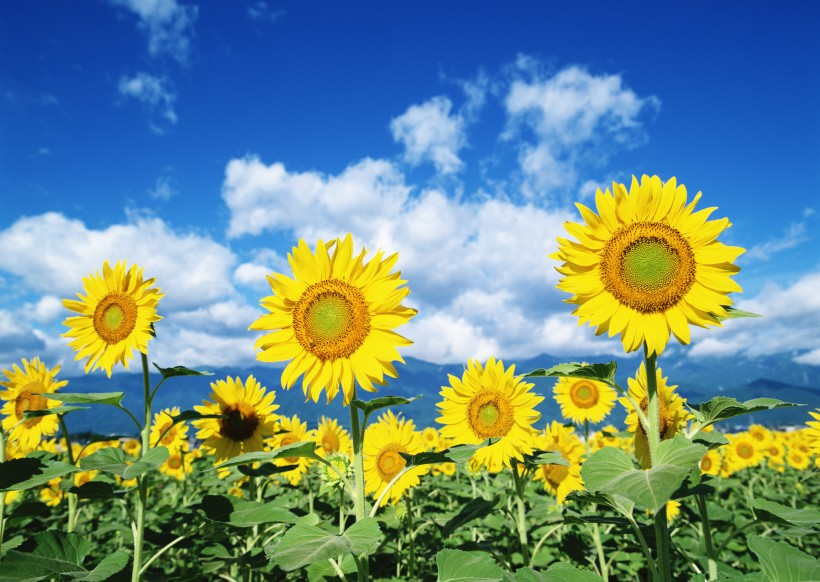
//> input picture OpenCVTest/OpenCVTest/images/sunflower.jpg, 820 x 582 px
$ ./main   (built with g++ and OpenCV 4)
//> lines starting //> are read from the running program, lines starting //| are printed output that depends on the picture
### OpenCVTest/OpenCVTest/main.h
#pragma once

int NewFunction(char* argv[], bool& retflag);

### OpenCVTest/OpenCVTest/resize.h
#pragma once
#include<opencv.hpp>
#include<iostream>
using namespace std;
using namespace cv;


Mat resizeHalf(Mat srcImage);

### OpenCVTest/OpenCVTest/sift.h
#pragma once
#include<opencv2/opencv.hpp>
#include<iostream>
#include"blur.h"
#include"sharpening.h"
#include"resize.h"

using namespace cv;
using namespace std;

void mySift(Mat srcImage, Mat& resultImage, int featureLevel);

### OpenCVTest/OpenCVTest/harris.h
#pragma once
#include"blur.h"
#include"canny.h"
#include"harris.h"
#include"hough.h"

Mat Harris(Mat srcImage, int kernelSize);

### OpenCVTest/OpenCVTest/hough.h
#pragma once
#include"canny.h"
Mat myHough(Mat srcImage, Mat& thetaImage, int kernelSize, int sigma,
	int lowCannyThreshold, int highCannyThreshold, int houghThreshold, int flag);

### OpenCVTest/OpenCVTest/canny.h
#pragma once
#include"blur.h"
#include"sharpening.h"
using namespace std;
using namespace cv;

Mat NMS(Mat srcImage, Mat& dstImage, Mat thetaImage);

Mat doubleThreshold(Mat srcImage, Mat thetaImage, int lowThreshold, int highThreshold);

Mat myCanny(Mat srcImage, Mat& thetaImage, int kernelSize, int sigma, int lowThreshold, int highThreshold);

### OpenCVTest/OpenCVTest/blur.h
#pragma once
#include<opencv.hpp>
#include<iostream>
using namespace std;
using namespace cv;


float** CreateGaussKernel(int kernelSize, float sigma);
float** CreateGaussDerivativeKernel(int kernelSuze, float sigma);
Mat MyGaussBlur(Mat srcImage, int kernelSize, float sigma);
Mat MyGaussDerivativeBlur(Mat srcImage, int kernelSize, float sigma);
Mat LaplaceFliter(Mat srcImage);
Mat LOGFliter(Mat srcImage, int kernelSize);
Mat DOGFliter(Mat srcImage, int kernelSize, float sigma1, float sigma2);

### OpenCVTest/OpenCVTest/sharpening.h
#pragma once
#include<opencv2/opencv.hpp>
#include<iostream>

using namespace cv;
using namespace std;

void Prewitt(Mat originImage, Mat& dstImage, Mat& thetaImage);
void PreWittOpenCV(Mat  srcImage, Mat& dstImage);
void Sobel(Mat originImage, Mat& dstImage, Mat& thetaImage);
Mat getPartial(Mat srcImage, int flag);
/** @brief flag == 0 X, flag == 1 Y, else X + Y

*/

### OpenCVTest/OpenCVTest/main.cpp
#include"sharpening.h"
#include"blur.h"
#include"canny.h"
#include"hough.h"
#include"harris.h"
#include"sift.h"
#include<vector>
#include"resize.h"
#include<opencv2/features2d/features2d.hpp>
#include<chrono>
#include "main.h"

void PaperTest()
{
	//Mat srcImage = imread("images\\zi.png");
	//Mat srcImage = imread("images\\car_fog.png");
	Mat srcImage = imread("images\\sunflower.jpg");
//> srcImage is the input picture: 582 rows x 820 cols, CV_8UC3; mean B, G, R 133.4, 139.3, 108.2
	Mat grayImage = srcImage.clone();
	Mat imagePri[10];
	//cvtColor(srcImage, grayImage, COLOR_BGR2GRAY);
	imshow("source grayImage", grayImage);

	grayImage.convertTo(grayImage, CV_32FC3);
	int cols = grayImage.cols;
//> cols = 820
	for (int i = 1; i < 11; i++)
	{
		float sigmaPara = i * 0.01 * cols;
		float gaussPara = 1 / (sigmaPara * powf(2 * CV_PI, 0.5)) * exp(-2 / 2 / pow(sigmaPara, 2));
		cout << gaussPara << endl;
		imagePri[i - 1] = grayImage * gaussPara;
	}
	for (int i = 0; i < 10; i++)
	{
		imagePri[i].convertTo(imagePri[i], CV_8UC3);
		//normalize(imagePri[i], imagePri[i], 255, NORM_MINMAX);
		imshow(to_string(i), imagePri[i] * 50);
	}
//> this loop made 10 passes
//> pass 1, in PaperTest, `imshow(to_string(i), imagePri[i] * 50);`:
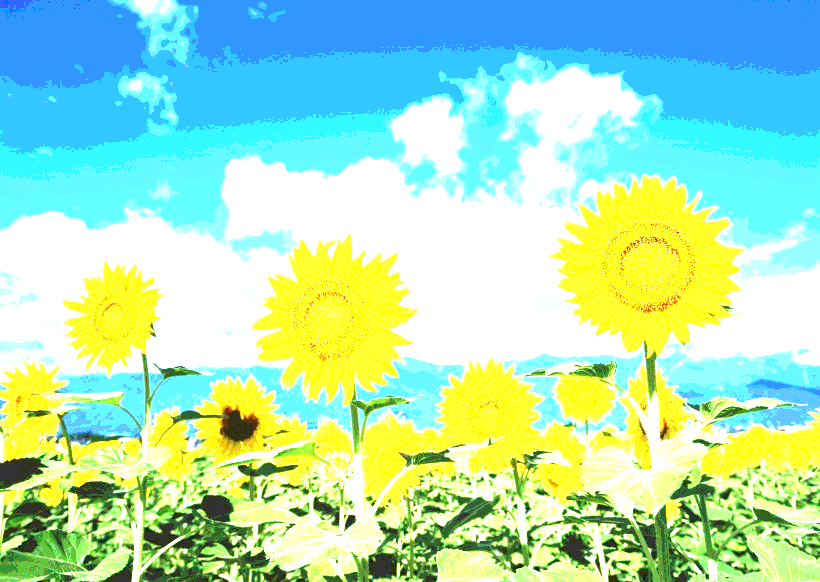
//> window '0': 582 rows x 820 cols, CV_8UC3; mean B, G, R 190.5, 227.5, 170.9
//> pass 2, in PaperTest, `imshow(to_string(i), imagePri[i] * 50);`:
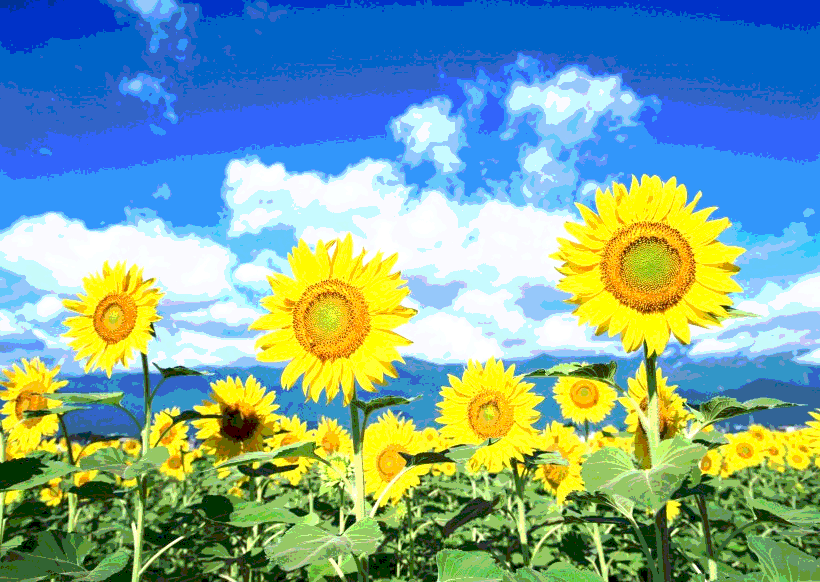
//> window '1': 582 rows x 820 cols, CV_8UC3; mean B, G, R 155.5, 166.4, 125.4
	waitKey();
	destroyAllWindows();
}

// [578 lines left out: functions temFunc, temHarrisTest, temSiftTest, temmmm, orbTest, main and 1 more, not called in this run]

// added to run one function of the file
int main() { PaperTest(); }

$ run again, with OpenCVTest/OpenCVTest/images/car_fog.png saved as OpenCVTest/OpenCVTest/images/sunflower.jpg
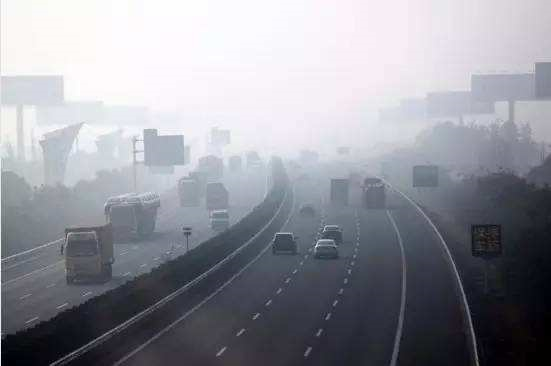
//> input picture OpenCVTest/OpenCVTest/images/car_fog.png, 551 x 366 px
//> in PaperTest, srcImage is the input picture: 366 rows x 551 cols, CV_8UC3; mean B, G, R 156.3, 148.4, 147.1
//> the loop in PaperTest, `for (int i = 0; i < 10; i++)` made 10 passes
//> pass 1, in PaperTest, `imshow(to_string(i), imagePri[i] * 50);`:
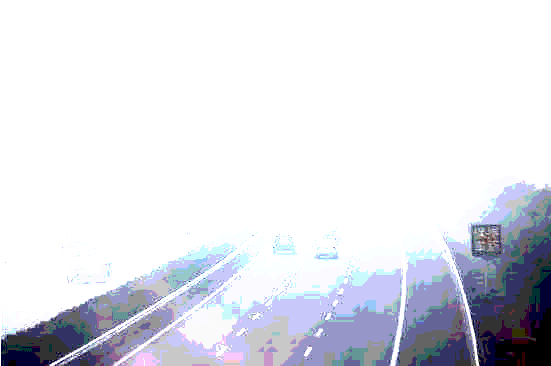
//> window '0': 366 rows x 551 cols, CV_8UC3; mean B, G, R 232.8, 225.6, 224.1
//> pass 2, in PaperTest, `imshow(to_string(i), imagePri[i] * 50);`:
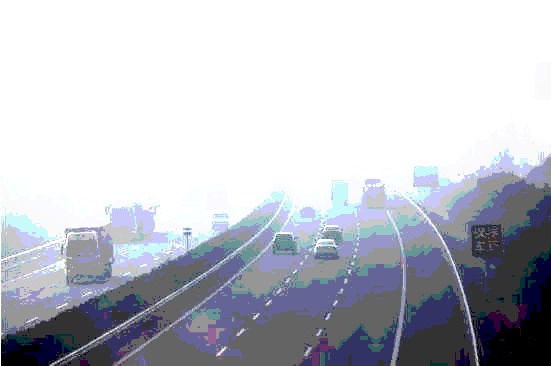
//> window '1': 366 rows x 551 cols, CV_8UC3; mean B, G, R 201.3, 193.1, 190.4
